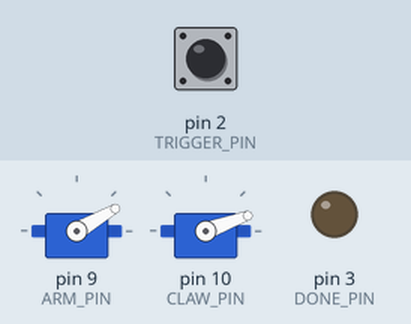
This sketch was run on a simulated Arduino Uno, built with avr-gcc and run on an emulated ATmega328P. On the bench: 2 × servo, output pins drawn as LEDs (lit = HIGH). The test bench sets the inputs (shaded band); at power-on: pin 2 (TRIGGER_PIN) HIGH.

Above: at 1.2 s.
1.3 s: pin 2 (TRIGGER_PIN) pulled LOW for 0.15 s
At 3.6 s:
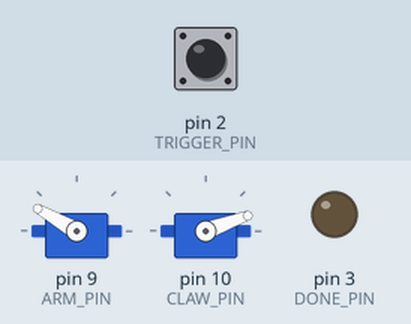
At 7.2 s:
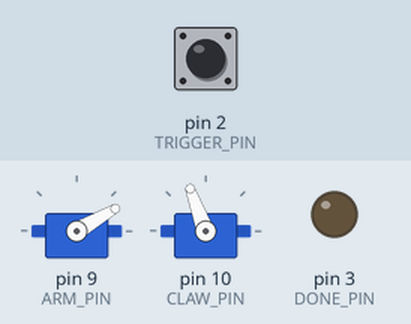
7.3 s: pin 2 (TRIGGER_PIN) pulled LOW for 3.2 s
At 10.7 s:
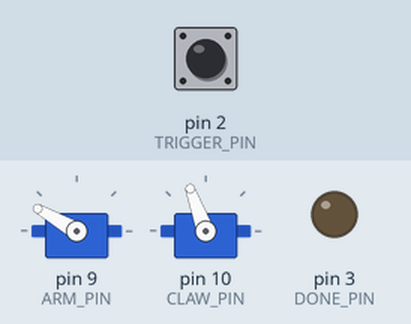
Timing chart, 0 to 15.6 s (numbered marks = the images above; inputs shaded):
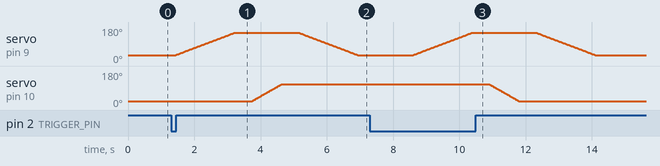

The sketch:

claw.ino
```cpp
/*
 Uno Claw & Arm Driver

 Receives a trigger signal from the NodeMCU to initiate
 the physical payload pickup or drop sequence using
 smooth swept servo motions.
*/

#include <Servo.h>

#define TRIGGER_PIN 2 // Wire from NodeMCU RX
#define DONE_PIN 3    // Wire to NodeMCU TX
#define ARM_PIN 9
#define CLAW_PIN 10

Servo arm;
Servo claw;

const int ARM_UP = 30;
const int ARM_DOWN = 150;
const int CLAW_OPEN = 20;
const int CLAW_CLOSE = 110;

bool objectInClaw = false;

void setup()
{
    pinMode(TRIGGER_PIN, INPUT_PULLUP);
    // Leaving DONE_PIN as INPUT (high impedance) when idle prevents short
    // circuits if the NodeMCU uses this same wire for Serial data at boot.
    pinMode(DONE_PIN, INPUT);

    arm.attach(ARM_PIN);
    claw.attach(CLAW_PIN);

    arm.write(ARM_UP);
    claw.write(CLAW_OPEN);
}

void loop()
{
    // Listen for NodeMCU pulling the trigger LOW (It means: "Act Now!")
    if (digitalRead(TRIGGER_PIN) == LOW)
    {
        delay(100); // Debounce to prevent double-hits

        // State machine alternates between picking up and dropping
        if (!objectInClaw)
        {
            pickup();
            objectInClaw = true;
        }
        else
        {
            drop();
            objectInClaw = false;
        }

        // Send feedback back to NodeMCU: "I am finished moving the servos"
        // We temporarily turn it into an OUTPUT to send the LOW signal.
        pinMode(DONE_PIN, OUTPUT);
        digitalWrite(DONE_PIN, LOW);
        delay(1000);
        pinMode(DONE_PIN, INPUT); // Immediately return to Safe High-Impedance Mode
    }
}

// Servo Sweep Functions
// Rather than snapping instantly, these loops sweep the
// servo degree-by-degree to prevent physical jerks or burnouts.

void smoothArm(int startPos, int endPos) {
    if (startPos < endPos) {
        for (int pos = startPos; pos <= endPos; pos++) {
            arm.write(pos);
            delay(15);
        }
    } else {
        for (int pos = startPos; pos >= endPos; pos--) {
            arm.write(pos);
            delay(15);
        }
    }
}

void smoothClaw(int startPos, int endPos) {
    if (startPos < endPos) {
        for (int pos = startPos; pos <= endPos; pos++) {
            claw.write(pos);
            delay(10);
        }
    } else {
        for (int pos = startPos; pos >= endPos; pos--) {
            claw.write(pos);
            delay(10);
        }
    }
}

void pickup()
{
    smoothArm(ARM_UP, ARM_DOWN);
    delay(500);
    smoothClaw(CLAW_OPEN, CLAW_CLOSE);
    delay(500);
    smoothArm(ARM_DOWN, ARM_UP);
    delay(500);
}

void drop()
{
    smoothArm(ARM_UP, ARM_DOWN);
    delay(500);
    smoothClaw(CLAW_CLOSE, CLAW_OPEN);
    delay(500);
    smoothArm(ARM_DOWN, ARM_UP);
    delay(500);
}
```

Measured:
- after the input at 1.3 s, servo on pin 9 (ARM_PIN): rises from 30° to 150° in 1.8 s, then falls to 30° in 3.7 s; servo on pin 10 (CLAW_PIN): moves from 20° to 110° over 0.91 s, starting after 2.4 s
- after the input at 7.3 s, servo on pin 9 (ARM_PIN): rises from 30° to 150° in 1.8 s, then falls to 30° in 3.7 s; servo on pin 10 (CLAW_PIN): moves from 110° to 20° over 0.91 s, starting after 3.6 s
